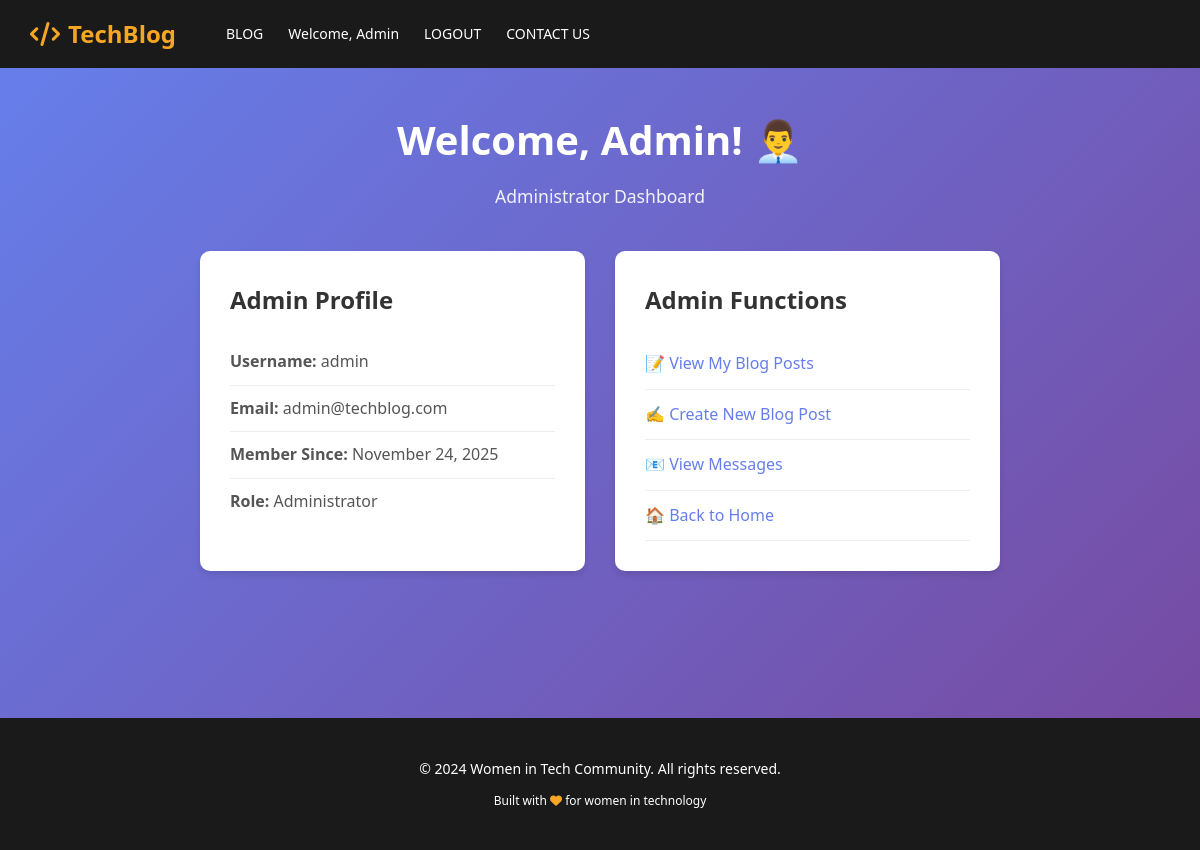
Screenshot of /dashboard/admin (signed in) with the database file from the repository.
### models.py (models this page shows, shortened)
class Admin(UserMixin, db.Model):
    id = db.Column(db.Integer, primary_key=True)
    username = db.Column(db.String(80), unique=True, nullable=False, index=True)
    email = db.Column(db.String(120), unique=True, nullable=False, index=True)
    password = db.Column(db.String(255), nullable=False)
    created_at = db.Column(db.DateTime, default=datetime.utcnow)
    updated_at = db.Column(db.DateTime, default=datetime.utcnow, onupdate=datetime.utcnow)
    blog_posts = db.relationship('BlogPost', backref='author', lazy=True, cascade='all, delete-orphan')

### app.py (the view)
    @app.route('/dashboard/admin')
    @login_required
    def admin_dashboard():
        if not isinstance(current_user, Admin):
            flash('You do not have permission to access this page.', 'error')
            return redirect(url_for('index'))
        return render_template('admin/admindash.html', admin=current_user)

### models.py (called while the page is built)
@login_manager.user_loader
def load_user(user_id):
    try:
        if '_' in user_id:
            user_type, user_id_num = user_id.split('_')
            user_id_num = int(user_id_num)
            if user_type == 'user':
                return User.query.get(user_id_num)
            elif user_type == 'admin':
                return Admin.query.get(user_id_num)
        else:
            user_id_num = int(user_id)
            user = User.query.get(user_id_num)
            if user:
                return user
            return Admin.query.get(user_id_num)
    except (ValueError, AttributeError):
        return None

### templates/admin/admindash.html (shortened to what this page needs)
{% extends "base.html" %}
{% block content %}
    <section class="dashboard-section">
        <div class="dashboard-container">
            <div class="dashboard-header">
                <h1>Welcome, Admin! 👨‍💼</h1>
                <p class="dashboard-subtitle">Administrator Dashboard</p>
            </div>
            <div class="dashboard-content">
                <div class="admin-info-card">
                    <h2>Admin Profile</h2>
                    <div class="admin-details">
                        <p><strong>Username:</strong> {{ admin.username }}</p>
                        <p><strong>Email:</strong> {{ admin.email }}</p>
                        <p><strong>Member Since:</strong> {{ admin.created_at.strftime('%B %d, %Y') }}</p>
                        <p><strong>Role:</strong> Administrator</p>
                    </div>
                </div>
                <div class="admin-actions">
                    <h2>Admin Functions</h2>
                    <ul>
                        <li><a href="{{ url_for('admin_blog_list') }}" class="action-link">📝 View My Blog Posts</a></li>
                        <li><a href="{{ url_for('create_blog') }}" class="action-link">✍️ Create New Blog Post</a></li>
                        <li><a href="{{ url_for('contact') }}" class="action-link">📧 View Messages</a></li>
                        <li><a href="{{ url_for('index') }}" class="action-link">🏠 Back to Home</a></li>
                    </ul>
                </div>
            </div>
        </div>
    </section>
{% endblock %}

### static/css/style.css (style rules this page uses)
* { margin: 0; padding: 0; box-sizing: border-box; }
html { scroll-behavior: smooth; height: 100%; }
body { font-family: 'Segoe UI', Tahoma, Geneva, Verdana, sans-serif; color: #333; background-color: #fafafa; line-height: 1.6; display: flex; flex-direction: column; min-height: 100vh; }
a { text-decoration: none; color: inherit; }

### templates/admin/admindash.html (style rules this page uses)
.dashboard-section { padding: 40px 20px; min-height: calc(100vh - 150px); background: linear-gradient(135deg, #667eea 0%, #764ba2 100%); }
.dashboard-container { max-width: 800px; margin: 0 auto; }
.dashboard-header { text-align: center; margin-bottom: 40px; color: white; }
.dashboard-header h1 { font-size: 2.5rem; margin-bottom: 10px; }
.dashboard-subtitle { font-size: 1.1rem; opacity: 0.9; }
.dashboard-content { display: grid; grid-template-columns: 1fr 1fr; gap: 30px; margin-top: 40px; }
.admin-info-card, .admin-actions { background: white; padding: 30px; border-radius: 10px; box-shadow: 0 4px 6px rgba(0, 0, 0, 0.1); }
.admin-info-card h2, .admin-actions h2 { color: #333; margin-bottom: 20px; font-size: 1.5rem; }
.admin-details p { padding: 10px 0; border-bottom: 1px solid #eee; color: #555; }
.admin-details p:last-child { border-bottom: none; }
.admin-actions ul { list-style: none; padding: 0; }
.action-link { display: block; padding: 12px 0; color: #667eea; text-decoration: none; font-weight: 500; border-bottom: 1px solid #eee; transition: color 0.3s; }

### rows the page displays
Admin: username "admin", email "admin@techblog.com", created_at "November 24, 2025"
